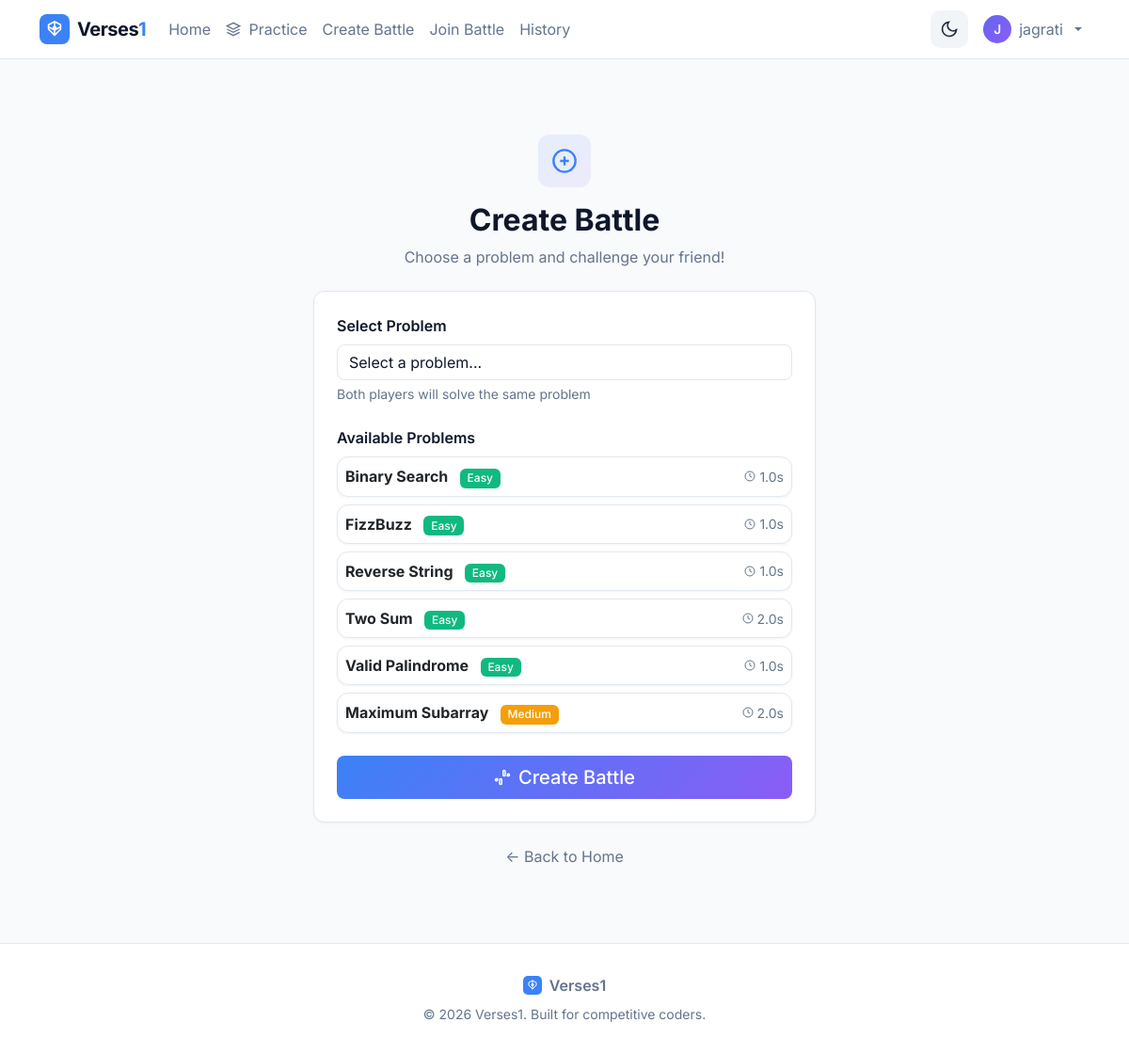
Page /battle/create/ (signed in) on the committed database.
### battles/models.py (models this page shows, shortened)
class ProblemStatement(models.Model):
    DIFFICULTY_CHOICES = [
        ('easy', 'Easy'),
        ('medium', 'Medium'),
        ('hard', 'Hard'),
    ]
    title = models.CharField(max_length=200)
    slug = models.SlugField(unique=True)
    description = models.TextField(help_text="Problem description in Markdown")
    input_format = models.TextField(help_text="Description of input format")
    output_format = models.TextField(help_text="Description of expected output format")
    constraints = models.TextField(help_text="Constraints (e.g., 1 <= n <= 10^5)")
    example_input = models.TextField(help_text="Example input to show users")
    example_output = models.TextField(help_text="Expected output for example")
    example_explanation = models.TextField(blank=True, help_text="Explanation of the example")
    difficulty = models.CharField(max_length=10, choices=DIFFICULTY_CHOICES, default='easy')
    categories = models.ManyToManyField(Category, related_name='problems', blank=True)
    time_limit_seconds = models.FloatField(default=2.0, help_text="Time limit per test case")
    memory_limit_mb = models.IntegerField(default=256, help_text="Memory limit in MB")
    function_signature = models.CharField(
        max_length=200,
        help_text="Function signature users must implement, e.g., 'def solution(nums, target):'"
    )
    starter_code = models.TextField(
        blank=True,
        help_text="Starter code template for users"
    )
    is_active = models.BooleanField(default=True)
    created_at = models.DateTimeField(auto_now_add=True)
    updated_at = models.DateTimeField(auto_now=True)
    class Meta:
        ordering = ['difficulty', 'title']
    def __str__(self):
        return f"[{self.get_difficulty_display()}] {self.title}"

### battles/views.py (the view)
# urls.py: path('battle/create/', views.create_battle, name='create_battle'),
@login_required
def create_battle(request):
    if request.method == 'POST':
        form = BattleCreationForm(request.POST)
        if form.is_valid():
            battle = form.save(commit=False)
            battle.creator = request.user
            battle.save()
            messages.success(request, f'Battle created! Share code: {battle.battle_code}')
            return redirect('battle_detail', battle_id=battle.id)
    else:
        form = BattleCreationForm()
    problems = ProblemStatement.objects.filter(is_active=True).order_by('difficulty', 'title')
    return render(request, 'battles/create_battle.html', {'form': form, 'problems': problems})

### battles/forms.py
class BattleCreationForm(forms.ModelForm):
    problem = forms.ModelChoiceField(
        queryset=ProblemStatement.objects.filter(is_active=True),
        widget=forms.Select(attrs={'class': 'form-select'}),
        empty_label="Select a problem...",
        help_text="Choose a problem for this battle"
    )
    class Meta:
        model = Battle
        fields = ['problem']
    def __init__(self, *args, **kwargs):
        super().__init__(*args, **kwargs)
        self.fields['problem'].queryset = ProblemStatement.objects.filter(
            is_active=True
        ).order_by('difficulty', 'title')

### battles/models.py (called while the page is built)
def generate_battle_code():
    return ''.join(random.choices(string.ascii_uppercase + string.digits, k=8))

### battles/templates/battles/create_battle.html (shortened to what this page needs)
{% extends "base.html" %}
{% block content %}
<div class="container py-5">
    <div class="row justify-content-center">
        <div class="col-md-8 col-lg-6">
            <div class="text-center mb-4">
                <div class="feature-icon mx-auto mb-3">
                    <svg width="28" height="28" viewBox="0 0 24 24" fill="none" stroke="currentColor" stroke-width="2">
                        <circle cx="12" cy="12" r="10"/>
                        <path d="M12 8v8M8 12h8"/>
                    </svg>
                </div>
                <h2 class="fw-bold">Create Battle</h2>
                <p class="text-secondary">Choose a problem and challenge your friend!</p>
            </div>
            <div class="card">
                <div class="card-body p-4">
                    <form method="post">
                        <div class="mb-4">
                            <label for="id_problem" class="form-label fw-semibold">Select Problem</label>
                            {{ form.problem }}
                            <div class="form-text">Both players will solve the same problem</div>
                        </div>
                        <div class="mb-4">
                            <label class="form-label fw-semibold">Available Problems</label>
                            <div class="row g-2">
                                {% for problem in problems %}
                                <div class="col-12">
                                    <div class="card card-body p-2 problem-option" data-problem-id="{{ problem.id }}" style="cursor: pointer;">
                                        <div class="d-flex justify-content-between align-items-center">
                                            <div>
                                                <strong>{{ problem.title }}</strong>
                                                <span class="badge ms-2 {% if problem.difficulty == 'easy' %}bg-success{% elif problem.difficulty == 'medium' %}bg-warning{% else %}bg-danger{% endif %}">
                                                    {{ problem.get_difficulty_display }}
                                                </span>
                                            </div>
                                            <small class="text-muted d-flex align-items-center gap-1">
                                                <svg width="12" height="12" viewBox="0 0 24 24" fill="none" stroke="currentColor" stroke-width="2">
                                                    <circle cx="12" cy="12" r="10"/>
                                                    <polyline points="12 6 12 12 16 14"/>
                                                </svg>
                                                {{ problem.time_limit_seconds }}s
                                            </small>
                                        </div>
                                    </div>
                                </div>
                                {% empty %}
                                <div class="col-12">
                                    <div class="alert alert-warning mb-0">No problems available yet.</div>
                                </div>
                                {% endfor %}
                            </div>
                        </div>
                        <div class="d-grid">
                            <button type="submit" class="btn btn-primary btn-lg d-flex align-items-center justify-content-center gap-2">
                                Create Battle
                            </button>
                        </div>
                    </form>
                </div>
            </div>
            <div class="text-center mt-4">
                <a href="{% url 'home' %}" class="text-secondary">← Back to Home</a>
            </div>
        </div>
    </div>
</div>
{% endblock %}

### battles/templates/base.html (shortened to what this page needs)
<!DOCTYPE html>
{% load static %}
<html lang="en" data-theme="light">
<head>
    <link href="https://cdn.jsdelivr.net/npm/bootstrap@5.3.2/dist/css/bootstrap.min.css" rel="stylesheet">
    <link href="{% static 'battles/css/site.css' %}" rel="stylesheet">
</head>
<body>
    <nav class="navbar navbar-expand-lg">
        <div class="container">
            <a class="navbar-brand d-flex align-items-center gap-2" href="{% url 'home' %}">
                <span class="brand-text">Verses<span class="brand-accent">1</span></span>
            </a>
            <div class="collapse navbar-collapse" id="navbarNav">
                <ul class="navbar-nav me-auto">
                    <li class="nav-item">
                        <a class="nav-link" href="{% url 'home' %}">Home</a>
                    </li>
                    <li class="nav-item">
                        <a class="nav-link" href="{% url 'practice' %}">
                            <svg width="16" height="16" viewBox="0 0 24 24" fill="none" stroke="currentColor" stroke-width="2" style="margin-right: 4px; vertical-align: -2px;">
                                <path d="M12 2L2 7l10 5 10-5-10-5z"/>
                                <path d="M2 17l10 5 10-5"/>
                                <path d="M2 12l10 5 10-5"/>
                            </svg>
                            Practice
                        </a>
                    </li>
                    {% if user.is_authenticated %}
                        <li class="nav-item">
                            <a class="nav-link" href="{% url 'create_battle' %}">Create Battle</a>
                        </li>
                        <li class="nav-item">
                            <a class="nav-link" href="{% url 'join_battle' %}">Join Battle</a>
                        </li>
                        <li class="nav-item">
                            <a class="nav-link" href="{% url 'battle_history' %}">History</a>
                        </li>
                    {% endif %}
                </ul>
                <ul class="navbar-nav align-items-center">
                    <li class="nav-item me-2">
                        <button class="theme-toggle" onclick="toggleTheme()" title="Toggle dark mode">
                            <svg class="moon-icon" width="20" height="20" viewBox="0 0 24 24" fill="none" stroke="currentColor" stroke-width="2">
                                <path d="M21 12.79A9 9 0 1 1 11.21 3 7 7 0 0 0 21 12.79z"/>
                            </svg>
                        </button>
                    </li>
                    {% if user.is_authenticated %}
                        <li class="nav-item dropdown">
                            <a class="nav-link dropdown-toggle d-flex align-items-center gap-2" href="#" role="button" data-bs-toggle="dropdown" aria-expanded="false">
                                <div class="user-avatar-sm">{{ user.username|slice:":1"|upper }}</div>
                                {{ user.username }}
                            </a>
                        </li>
                    {% endif %}
                </ul>
            </div>
        </div>
    </nav>
    <div class="main-content">
        <div class="container">
            {% block content %}{% endblock %}
        </div>
    </div>
    <footer class="footer text-center">
        <div class="container">
            <div class="d-flex justify-content-center align-items-center gap-2 mb-2">
                <span class="fw-semibold">Verses1</span>
            </div>
            <p class="mb-0 small">&copy; 2026 Verses1. Built for competitive coders.</p>
        </div>
    </footer>
</body>
</html>

### battles/static/battles/css/site.css (style rules this page uses)
:root { --bg: #f8fafc; --panel: #ffffff; --card: #ffffff; --card-hover: #f1f5f9; --primary: #3b82f6; --primary-2: #2563eb; --accent: #8b5cf6; --accent-2: #7c3aed; --success: #10b981; --warning: #f59e0b; --danger: #ef4444; --muted: #64748b; --text: #0f172a; --text-secondary: #475569; --border: #e2e8f0; --glass: rgba(255,255,255,0.8); --gradient: linear-gradient(135deg, #3b82f6 0%, #8b5cf6 100%); }
.navbar-brand { font-weight: 700 !important; letter-spacing: -0.5px; }
.brand-text { font-size: 1.25rem; font-weight: 700; color: var(--text); }
.brand-accent { color: var(--primary); }
.feature-icon { width: 56px; height: 56px; border-radius: 12px; background: linear-gradient(135deg, rgba(59,130,246,0.1) 0%, rgba(139,92,246,0.1) 100%); display: inline-flex; align-items: center; justify-content: center; color: var(--primary); }
body { background: var(--bg); font-family: 'Inter', system-ui, -apple-system, 'Segoe UI', Roboto, 'Helvetica Neue', Arial, sans-serif; color: var(--text); }
.navbar { background: var(--panel); border-bottom: 1px solid var(--border); transition: background .3s ease, box-shadow .3s ease; }
.card { transition: transform .25s ease, box-shadow .25s ease, border-color .25s ease; border-radius: 12px; background: var(--card); border: 1px solid var(--border); box-shadow: 0 1px 3px rgba(0,0,0,0.05); }
.btn-primary { background: var(--gradient); border: none; color: white; font-weight: 500; transition: all .2s ease; }
.footer { background: var(--panel); color: var(--muted); border-top: 1px solid var(--border); padding: 2rem 0; }
a { color: var(--primary); text-decoration: none; }
.navbar .nav-link { color: var(--text-secondary) !important; transition: color .2s ease; }
h1, h2, h3, h4, h5, h6 { color: var(--text); font-weight: 600; }
p, .lead, .card-text { color: var(--text-secondary); }
.text-muted { color: var(--muted) !important; }
.text-secondary { color: var(--text-secondary) !important; }
.form-label { color: var(--text); font-weight: 500; }
.form-control, .form-select { background: var(--panel); color: var(--text); border: 1px solid var(--border); border-radius: 8px; }
.form-text { color: var(--muted); }
.badge { font-weight: 500; padding: .35em .65em; }
.badge.bg-success { background: var(--success) !important; }
.badge.bg-warning { background: var(--warning) !important; color: #fff !important; }

### battles/templates/base.html (style rules this page uses)
:root { --primary-color: #6366f1; --secondary-color: #8b5cf6; --success-color: #10b981; --warning-color: #f59e0b; --danger-color: #ef4444; --bg-color: #f8fafc; --card-bg: #ffffff; --text-primary: #1e293b; --text-secondary: #64748b; --border-color: #e2e8f0; --hover-bg: #f1f5f9; --navbar-bg: #ffffff; --shadow-sm: 0 1px 2px rgba(0, 0, 0, 0.05); --shadow-md: 0 4px 6px -1px rgba(0, 0, 0, 0.1); --shadow-lg: 0 10px 15px -3px rgba(0, 0, 0, 0.1); }
body { min-height: 100vh; display: flex; flex-direction: column; background: var(--bg-color); color: var(--text-primary); transition: background-color 0.3s, color 0.3s; }
.main-content { flex: 1; padding: 2rem 0; }
.theme-toggle { display: flex; align-items: center; justify-content: center; width: 40px; height: 40px; border: none; background: var(--hover-bg); border-radius: 10px; cursor: pointer; transition: all 0.3s; color: var(--text-primary); }
.theme-toggle .moon-icon { display: block; }
.user-avatar-sm { width: 30px; height: 30px; min-width: 30px; border-radius: 50%; background: linear-gradient(135deg, #6366f1, #8b5cf6); display: flex; align-items: center; justify-content: center; font-size: 0.85rem; font-weight: 600; color: white; text-transform: uppercase; }

### rows in the picture
ProblemStatement: title "Binary Search", difficulty "Easy", time_limit_seconds "1.0"
ProblemStatement: title "FizzBuzz", difficulty "Easy", time_limit_seconds "1.0"
ProblemStatement: title "Reverse String", difficulty "Easy", time_limit_seconds "1.0"
ProblemStatement: title "Two Sum", difficulty "Easy", time_limit_seconds "2.0"
ProblemStatement: title "Valid Palindrome", difficulty "Easy", time_limit_seconds "1.0"
ProblemStatement: title "Maximum Subarray", difficulty "Medium", time_limit_seconds "2.0"

### other values in the picture
{{ user.username|slice:":1"|upper }} "J"
{{ user.username }} "jagrati"
